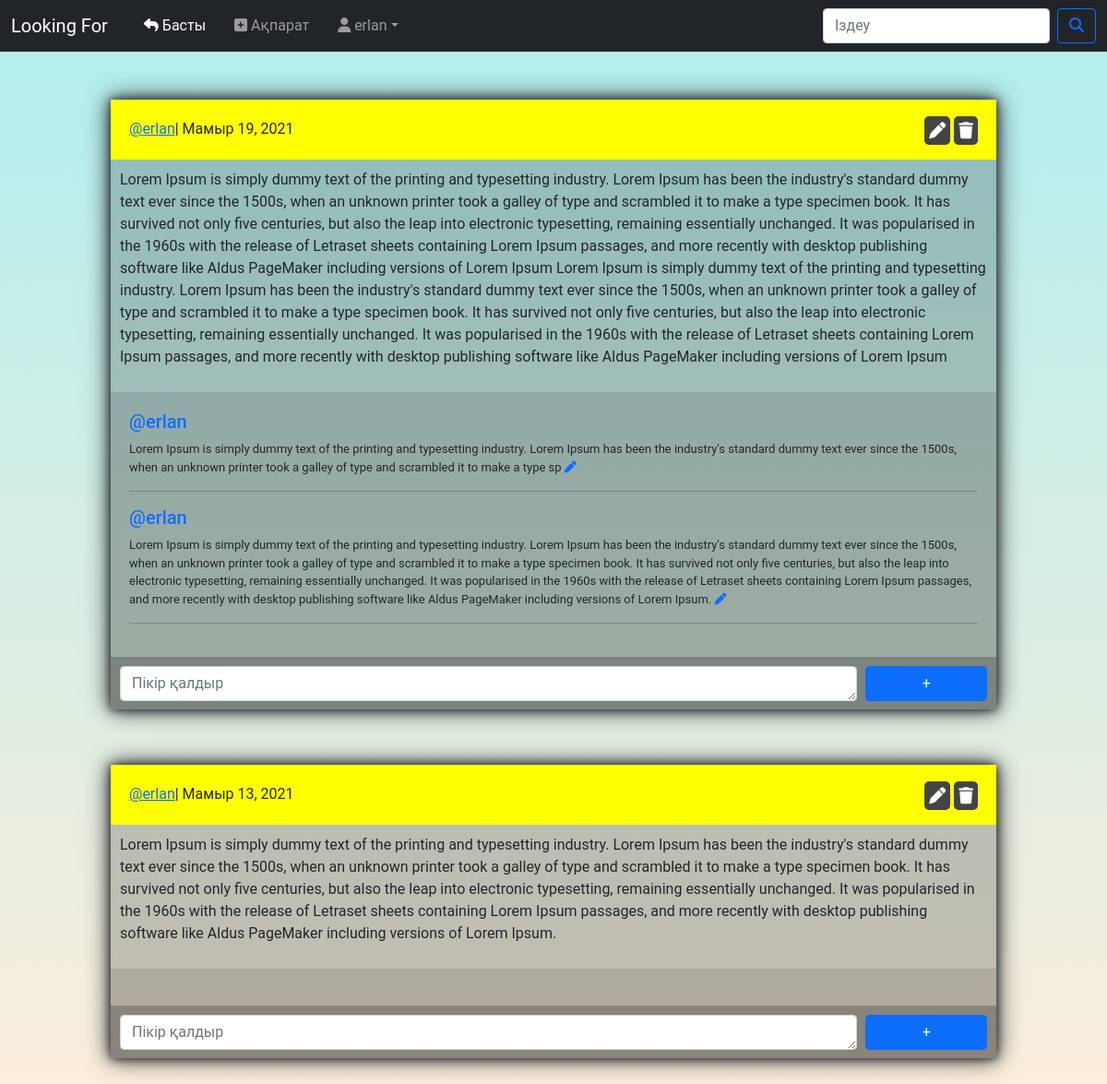
Page / (signed in) on the earlier database version.
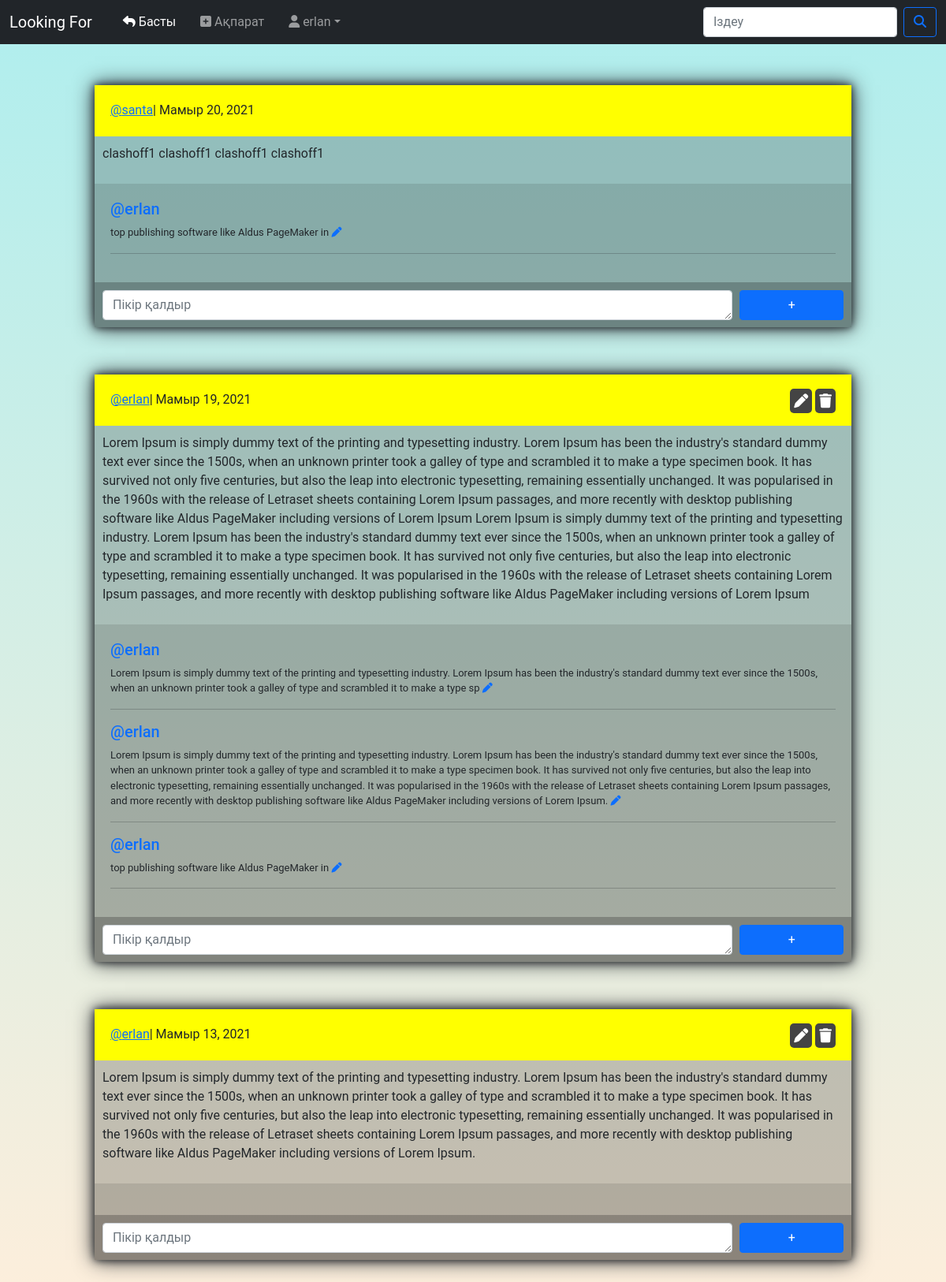
Same page on the later database version.
### mainapp/models.py (models this page shows, shortened)
class Article(models.Model):
	author       = models.ForeignKey(User, on_delete=models.CASCADE)
	first_name   = models.CharField('Есіміңіз', max_length = 40)
	last_name    = models.CharField('Әкеңіз', max_length = 40, blank = True, default = 'Білмеймін')
	third_name   = models.CharField('Атаңыз', max_length = 40, blank = True, default = 'Білмеймін')
	fourth_name  = models.CharField('Атаңыздың әкесі', max_length = 40, blank = True, default = 'Білмеймін')
	fiveth_name  = models.CharField('Атаңыздың атасы', max_length = 40, blank = True, default = 'Білмеймін')
	sixth_name   = models.CharField('Атаңыздың атасының әкесі', max_length = 40, blank = True, default = 'Білмеймін')
	seventh_name = models.CharField('Оның атасы', max_length = 40, blank = True, default = 'Білмеймін')
	ru  = models.CharField('Ру', max_length = 90, blank = True, default = 'Білмеймін')
	jus = models.CharField('Жүз', max_length = 90, blank = True, default = 'Білмеймін')
	jynys = models.CharField('Жынысыныз', max_length = 150)
	biog         = models.TextField('Өзіңіз жайында') # категория ПОСТ болған жағдайда, ПОСТ денесі (body)
	birth_day    = models.CharField('Туылған күні', max_length = 3)
	birth_mounth = models.CharField('Туылған Айы', max_length = 20)
	birth_year   = models.CharField('Туылған Жылы', max_length = 150)
	date           = models.DateField('Уақыты', auto_now_add = True)
	contact_number = models.CharField('Байланыс телефоны', max_length = 11, blank = True)
	facebook       = models.CharField('Facebook', max_length = 250, blank = True)
	instagram	   = models.CharField('Instagram', max_length = 250)
	whatsapp	   = models.CharField('Whatsapp', max_length = 12, blank = True)
	category = models.CharField('Категория', max_length = 10, blank = True, default = 'Іздеу')

class Comment(models.Model):
	post   = models.ForeignKey(Article, on_delete=models.CASCADE)
	author = models.ForeignKey(User, on_delete=models.CASCADE)
	body   = models.TextField('Пікір')

### mainapp/views.py (the view)
# urls.py: path('', views.MainView.as_view(), name = 'home'),
class MainView(ListView):
	model = Article
	template_name = 'index/index.html'
	ordering = '-date'
	def get_context_data(self, **kwargs):
		context = super(MainView, self).get_context_data(**kwargs)
		context['comment'] = Comment.objects.all()
		return context

### mainapp/templates/index/index.html (shortened to what the changed rows need)
{% extends 'base.html' %}
{% load static %}
{% block content %}
<br>
	{% if user.is_authenticated %}
	{% if object_list %}
		{% for object in object_list %}
			{% if object.category == 'Іздеу' %}
			<div class="my-container">
				<div class="object-header">
					<div class="author-date">
						<a href="{% url 'profile' object.author.id %}"> @{{ object.author }} </a>  | {{ object.date }}
					</div>
					<div class="nav-icon">
						<div>
							<a href="{% url 'details' object.id %}" id="icon">
								<i class="fas fa-angle-double-right"></i></a>
							{% if object.author == request.user %}
							<a href="{% url 'update' object.id %}" id="icon">
								<i class="fas fa-pen" ></i></a>
							<a href="{% url 'delete' object.id %}" id="icon">
								<i class="fas fa-trash"></i></i></a>
							{% endif %}
						</div>
					</div>
				</div>
				<div class="object-body">
					<div class="object-name">
						<h4>
							{{ object.first_name }} {{ object.third_name }}
							{% if object.last_name %}
							{% if object.jynys == 'Ұл' %}
								{{ object.last_name }}ұлы
							{% elif object.jynys == 'Қыз' %}
								{{ object.last_name }}қызы
							{% endif %}
							{% endif %}
						</h4>
						<p><strong>Жүз: </strong>{{ object.jus }}</p>
						<p><strong>Ру: </strong>{{ object.ru }}</p>
						<p>{{ object.birth_day }} {{ object.birth_mounth }} {{ object.birth_year }}</p>
						{% if object.facebook %}
							<p class="btn-facebook"><i  style="font-size: 22px; " class="fab fa-facebook-square"></i> <a href="{{ object.facebook }}" target="_blank">{{ object.first_name }} {{ object.third_name }} </a></p>
						{% endif %}
						{% if object.instagram %}
							<p class="btn-instagram"><i style="font-size: 22px; "  class="fab fa-instagram-square"></i> <a href="{{ object.instagram }}" target="_blank">{{ object.first_name }} {{ object.third_name }} </a></p>
						{% endif %}
						{% if object.whatsapp %}
							<p class="btn-whatsapp"><i style="font-size: 22px; " class="fab fa-whatsapp-square"></i> {{ object.whatsapp }}</p>
						{% endif %}
					</div>
					<hr>
					<div class="object-biog">
						{{ object.biog }}
					</div>
				</div>
				<div class="my-container">
					<div class="object-header">
						<div class="author-date">
							<a href="{% url 'profile' object.author.id %}"> @{{ object.author }} </a>  | {{ object.date }}
						</div>
						<div class="nav-icon">
							<div>
								{% if object.author == request.user %}
								<a href="{% url 'update' object.id %}" id="icon">
									<i class="fas fa-pen" ></i></a>
								<a href="{% url 'delete' object.id %}" id="icon">
									<i class="fas fa-trash"></i></i></a>
								{% endif %}
							</div>
						</div>
					</div>
					<div class="category-post">
						<p>{{ object.biog }}</p>
					</div>
					<div class="comment-container">
					<div class="comment-block">
						{% if comment  %}
							{% for i in comment %}
								{% if i.post.id == object.id %}
									<div class="comment">
										<h5><a style="" href="{% url 'profile' i.author.id %}">@{{i.author}}</a></h5>
										<p>{{ i.body }}</p><hr>
									</div>
								{% endif %}
							{% endfor %}
						{% endif %}
					</div>
				</div>
				<div class="form-container">
						<form action="{% url 'add_comment' %}" method="POST">
							{% csrf_token %}
							<textarea name="body" cols="40" rows="1" class="form-control" placeholder="Пікір қалдыр" required id="id_body" style=""></textarea>
							<input type="hidden" name="post" required id="id_post" value="{{ object.id }}">
							<button type="submit" class="btn btn-primary"  style="">+</button>
						</form>
					</div>
				</div>
			{% elif object.category == 'Пост' %}
				<div class="my-container">
					<div class="object-header">
						<div class="author-date">
							<a href="{% url 'profile' object.author.id %}"> @{{ object.author }} </a>  | {{ object.date }}
						</div>
						<div class="nav-icon">
							<div>
								{% if object.author == request.user %}
								<a href="{% url 'update' object.id %}" id="icon">
									<i class="fas fa-pen" ></i></a>
								<a href="{% url 'delete' object.id %}" id="icon">
									<i class="fas fa-trash"></i></i></a>
								{% endif %}
							</div>
						</div>
					</div>
					<div class="category-post">
						<p>{{ object.biog }}</p>
					</div>
					<div class="comment-container">
					<div class="comment-block">
						{% if comment  %}
							{% for i in comment %}
								{% if i.post.id == object.id %}
									<div class="comment">
										<h5><a style="" href="{% url 'profile' i.author.id %}">@{{i.author}}</a></h5>
										<p>{{ i.body }}  {% if request.user == i.author %}<a href="{% url 'update_comment' i.id %}"><i class="fas fa-pen" ></i></a>{% endif %}</p><hr>
									</div>
								{% endif %}
							{% endfor %}
						{% endif %}
					</div>
				</div>
				<div class="form-container">
						<form action="{% url 'add_comment' %}" method="POST">
							<textarea name="body" cols="40" rows="1" class="form-control" placeholder="Пікір қалдыр" required id="id_body" style=""></textarea>
							<button type="submit" class="btn btn-primary"  style="">+</button>
						</form>
					</div>
				</div>
			{% endif %}
		{% endfor %}
	{% else %}<br><br>
	<br><br>
<br><br>
	<h1 style="text-align: center;">Іздегендер жоқ, мына жерден <a href="{% url 'add' %}">ақпарат қосуға</a> болады.</h1>
	{% endif %}
	<br><br><br><br>
	{% endif %}
{% endblock %}

Differences in the rows shown:
added Article: author "santa", date "Мамыр 20, 2021", biog "clashoff1 clashoff1 clashoff1 clashoff1"
added Comment: author "erlan", body "top publishing software like Aldus PageMaker in", shown under "santa"
added Comment: author "erlan", body "top publishing software like Aldus PageMaker in", shown under Article "Мамыр 19, 2021"
